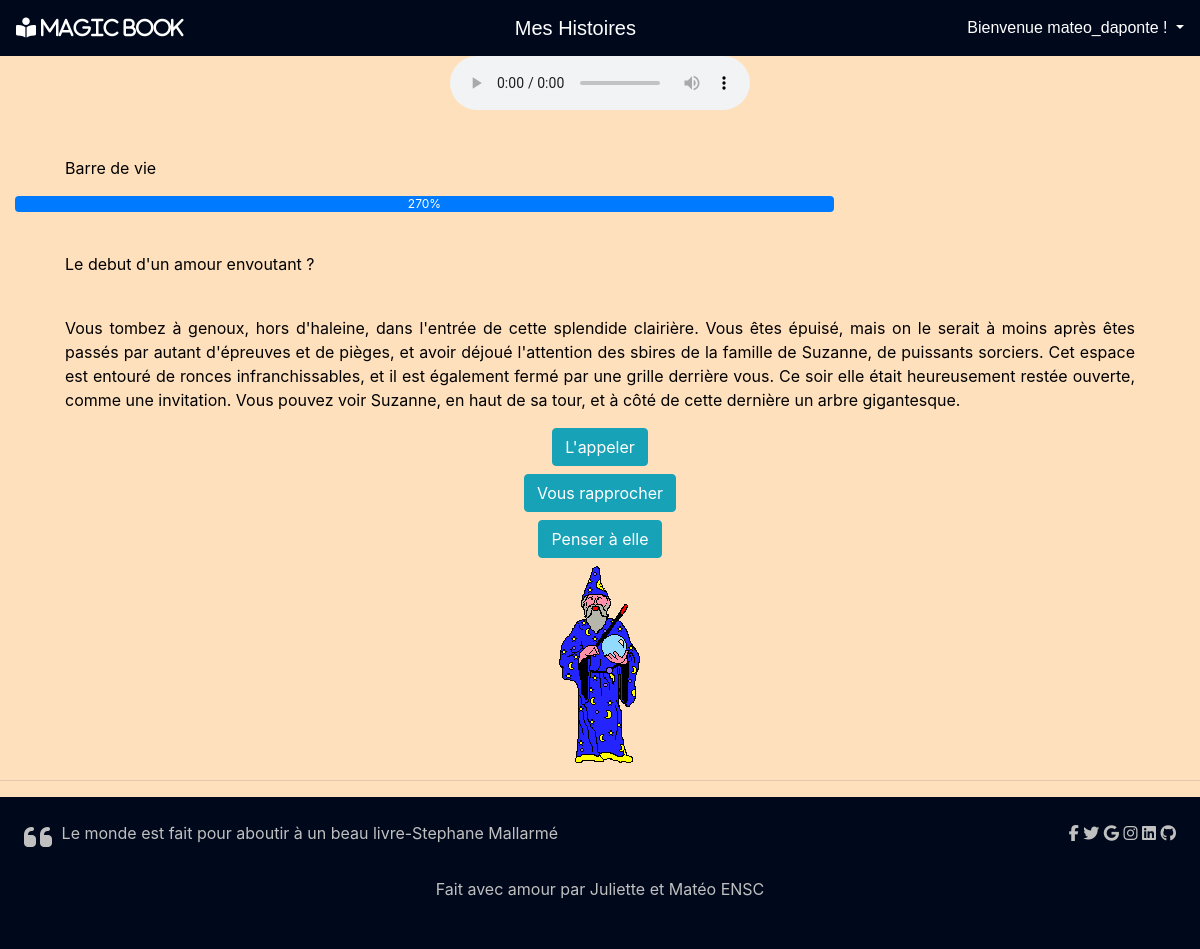
Screenshot of /histoire.php?Id=83&Theme=2&partie=70 (signed in) with the database file from the repository.
### tables this page shows
CREATE TABLE `paragraphe` (
  `Paragraphe_Type` int(50) NOT NULL,
  `Paragraphe_id` int(11) NOT NULL,
  `Paragraphe_Texte` text NOT NULL,
  `Paragraphe_titre` varchar(50) NOT NULL,
  `Histoire_id` int(11) NOT NULL,
  `PointDeVie` int(11) NOT NULL
);

CREATE TABLE `progression` (
  `Vie_debut` int(11) NOT NULL DEFAULT '100',
  `Vie_progression` int(11) NOT NULL,
  `Histoire_id` int(11) NOT NULL,
  `Paragraphe_id` int(11) NOT NULL,
  `Partie_id` int(11) NOT NULL,
  `Utilisateur_id` int(11) NOT NULL
);

CREATE TABLE `choix` (
  `Choix_id` int(11) NOT NULL,
  `Paragraphe_id` int(11) NOT NULL,
  `Envoi_id` int(11) NOT NULL,
  `Choix_texte` varchar(200) NOT NULL
);

### histoire.php (the view, shortened to what this page needs)
<!DOCTYPE HTML>
<html>
<?php require_once("includes/head.php"); ?>
<body>
<?php
include("includes/barreNavigation.php") ;
include("includes/startPDO.php");
if(isset($_GET['Hist'])){
  $req = $bdd->prepare("INSERT INTO `progression` (`Vie_debut`,`Vie_progression`,`Histoire_id`,`Paragraphe_id`, `Utilisateur_id`) VALUES (?,?,?,?,?)");
  $req -> execute(array(100,100, $_GET['Hist'],$_GET['Id'],$_SESSION['id']));
  $id_partie = $bdd -> lastInsertId();
  $firstpara = $_GET['Id'];
}
else if(isset($_GET['progress'])){
  $id_partie = $_GET['partie'];
  $firstpara = $_GET['Id'];
  $req = $bdd->prepare('UPDATE `progression` SET `Paragraphe_id`=? WHERE Partie_id=?');
  $req->execute(array($firstpara, $id_partie));
}
else{
  $firstpara=$_GET['Id'];
  $id_partie=$_GET['partie'];
}
  $req = $bdd->prepare('SELECT * FROM paragraphe WHERE Paragraphe_id=? ');
  $req->execute(array($firstpara));
  $result = $req -> fetch();
$id_hist = $result['Histoire_id'];
if($_GET['Theme']==1)
{
  echo "<body style='background-color: black'>";
?>
<div  id="horreur">
    <div class="col text-center">
      <i class="fa-solid fa-masks-theater"></i>
        <audio controls source src="audio/audio-horror.mp3" type="audio/mpeg">
        <p>If you can read this, your browser does not support the audio element.</p>
        </audio>
      <i class="fa-solid fa-masks-theater"></i>
 <?php
 $theme=$_GET['Theme'];
  $reponse2 = $bdd->prepare("SELECT * FROM paragraphe WHERE Paragraphe_id = ? ");
  $reponse2 -> execute(array($firstpara));
  while($donnees2=$reponse2->fetch()){
    if(($donnees2['Paragraphe_Type']!=2)&&($donnees2['Paragraphe_Type']!=1))
    {
    $r = $bdd->prepare("SELECT * FROM progression WHERE Partie_id = ? ");
    $r -> execute(array($id_partie));
    $res = $r -> fetch();
  ?>
  <p class=text-horreur> Barre de vie  </p>
  <div class="progress" style="width :70%">
     <div class="progress-bar bg-danger" role="progressbar" style="width: <?php echo $res['Vie_progression'] ?>%" aria-valuenow="<?php echo $res['Vie_progression'] ?>" aria-valuemin="0" aria-valuemax="100"><?php echo $res['Vie_progression'] ?>%</div>
  </div>
 <?php
     }
    else if($donnees2['Paragraphe_Type']==2)
    {
    ?>
    <p style="color:red">VOUS ETES MORTS <p>
    <object type="audio/mpeg" width="0" height="0" data="audio/mortfin.mp3">
    <param name="filename" value="audio/mortfin.mp3" />
    <param name="autostart" value="true" />
    <param name="loop" value="true" />
    </object>
    <img src=img/dead.png alt=png class="img-center" width="200px"/>
    <p class=text-horreur> Barre de vie  </p>
      <div class="progress" style="width : 70%">
        <div class="progress-bar bg-danger" role="progressbar" style="color: silver" style="width: <?php echo '0'?>%" aria-valuenow="<?php echo '0' ?>" aria-valuemin="0" aria-valuemax="100"><?php echo '0' ?>%</div>
          </div>
      <?php
        $requete = $bdd ->prepare("SELECT * FROM histoire WHERE Histoire_id=? ");
        $requete ->execute(array($id_hist));
        $result = $requete-> fetch();
        $NombreDefaite= $result['NombreDefaite'];
        $req = $bdd->prepare('UPDATE `histoire` SET `NombreDefaite`=? WHERE Histoire_id=?');
        $req->execute(array($NombreDefaite+1,$id_hist ));
      }
     else if($donnees2['Paragraphe_Type']==1)
      {
      ?>
      <p style="color: green"> VICTOIRE !<p>
      <object type="audio/mpeg" width="0" height="0" data="audio/succesfin.mp3">
      <param name="filename" value="audio/succesfin.mp3" />
      <param name="autostart" value="true" />
      <param name="loop" value="true" />
      </object>
      <img src=img/success.png alt=png class="img-center" width="200px"/>
      <p class=text-horreur> Barre de vie  </p>
      <div class="progress" style="width:70%">
         <div class="progress-bar bg-primary" style="width:100%" role="progressbar" aria-valuenow="100" aria-valuemin="0" aria-valuemax="100">100%</div>
      </div>
    <?php
     $requete = $bdd ->prepare("SELECT * FROM histoire WHERE Histoire_id=? ");
     $requete ->execute(array($id_hist));
     $result = $requete-> fetch();
     $NombreVictoire= $result['NombreVictoire'];
     $req = $bdd->prepare('UPDATE `histoire` SET `NombreVictoire`=? WHERE Histoire_id=?');
     $req->execute(array($NombreVictoire+1,$id_hist ));
      }
    ?>
    <?php
      }
    ?>
  <?php
  $reponse = $bdd->prepare("SELECT * FROM paragraphe WHERE Paragraphe_id = ? ");
  $reponse -> execute(array($firstpara));
  $result = $reponse -> fetch();
  echo"<p class=text-horreur> {$result['Paragraphe_titre']} </p>";
  echo "<p class=text-horreur> {$result['Paragraphe_Texte']} </p>";
  $reponse2 = $bdd->prepare("SELECT * FROM choix WHERE Paragraphe_id = ? ");
  $reponse2 -> execute(array($firstpara));
  while($donnees2 = $reponse2-> fetch())
  {
  echo "<a href ='histoire.php?Id={$donnees2['Envoi_id']}&Theme={$theme}&partie={$id_partie}&progress=true' class='btn btn-danger mb-2' role='button' aria-pressed='true'> {$donnees2['Choix_texte']} </a>";
  }
?>
<img src=gif/horreur.gif alt=gif/>
<?php
}
else if($_GET['Theme']==2)
{ echo "<body style='background-color: #ffe0bd'>";
    ?>
<div  id="magique">
    <div class="col text-center">
  <audio controls source src="audio/bellequi.ogg" type="audio/mpeg">
  </audio>
  <?php
  $theme=$_GET['Theme'];
  $reponse2 = $bdd->prepare("SELECT * FROM paragraphe WHERE Paragraphe_id = ? ");
  $reponse2 -> execute(array($firstpara));
  while($donnees2=$reponse2->fetch()){
  if(($donnees2['Paragraphe_Type']!=2)&&($donnees2['Paragraphe_Type']!=1))
  {
  $r = $bdd->prepare("SELECT * FROM progression WHERE Partie_id = ? ");
  $r -> execute(array($id_partie));
  $res = $r -> fetch();
  ?>
  <p class=text-horreur> Barre de vie  </p>
  <div class="progress" style="width :70%">
    <div class="progress-bar primary" role="progressbar" style="width: <?php echo $res['Vie_progression'] ?>%" aria-valuenow="<?php echo $res['Vie_progression'] ?>" aria-valuemin="0" aria-valuemax="100"><?php echo $res['Vie_progression'] ?>%</div>
  </div>
  <?php
  }
                ?>
 <?php
}
 ?>
 <?php
  $reponse = $bdd->prepare("SELECT * FROM paragraphe WHERE Paragraphe_id = ? ");
  $reponse -> execute(array($firstpara));
  $result = $reponse -> fetch();
  echo"<p class=text-magique> {$result['Paragraphe_titre']} </p>";
  echo "<p class=text-magique> {$result['Paragraphe_Texte']} </p>";
  $reponse2 = $bdd->prepare("SELECT * FROM choix WHERE Paragraphe_id = {$firstpara} ");
  $reponse2 -> execute();
  while($donnees2 = $reponse2-> fetch())
  {
  echo "<a href ='histoire.php?Id={$donnees2['Envoi_id']}&Theme={$theme}&partie={$id_partie}' class='btn btn-info mb-2' role='button' aria-pressed='true'> {$donnees2['Choix_texte']} </a>";
  echo "<br> " ;
  }
  ?>
 </div>
     </div>
          <div class="text-center">
              <img src=gif/magiciens010.gif alt=gif/>
          </div>
  <?php
}
  ?>
<?php include("includes/piedDePage.php"); ?>
</body>
</html>

### includes/head.php (shortened to what this page needs)
<head>
        <link rel="stylesheet" href="https://cdn.jsdelivr.net/npm/bootstrap@4.0.0/dist/css/bootstrap.min.css">
        <link rel="stylesheet" href="css/style.css">
</head>

### includes/barreNavigation.php (shortened to what this page needs)
<nav class="navbar navbar-custom ">
    <a class="navbar-brand" href="index.php">
    <i class="fa-solid fa-book-open-reader"> Magic Book</i>
    </a>
    <a class= "nav navbar-brand" href="mesHistoires.php">Mes Histoires</a>
    <ul class="navbar-nav">
        <li class="nav-item dropdown">
            <a class="nav-link dropdown-toggle" href="#" id="navbarDropdown" role="button" data-toggle="dropdown" aria-haspopup="true" aria-expanded="false">
            <?php
                if(isset($_SESSION["id"])){
                echo "Bienvenue ".$_SESSION["login"]." !" ;
                }
                else{ echo "Connection";}
            ?>
            </a>
        </li>
    </ul>
</nav>

### includes/piedDePage.php (shortened to what this page needs)
<hr class="coucou" style="color: silver">
<footer class="text-center text-lg-start bg-light text-muted" >
  <div class=" p-4" style="background-color: #00081c;">
  <div class=row>
    <div class="col text-left" style="color: silver">
        <i class="fa-solid fa-quote-left fa-2x fa-pull-left" style="color: silver" ></i>
            Le monde est fait pour aboutir à un beau livre-Stephane Mallarmé
    </div>
    <div class ="col text-right"style="color: silver" >
      <a href="" class="me-4 text-reset">
        <i class="fab fa-facebook-f" style="color: silver"></i>
      </a>
      <a href="" class="me-4 text-reset">
        <i class="fab fa-twitter"style="color: silver"></i>
      </a>
      <a href="" class="me-4 text-reset">
        <i class="fab fa-google"style="color: silver"></i>
      </a>
      <a href="" class="me-4 text-reset">
        <i class="fab fa-instagram"style="color: silver"></i>
      </a>
      <a href="" class="me-4 text-reset">
        <i class="fab fa-linkedin"style="color: silver"></i>
      </a>
      <a href="" class="me-4 text-reset">
        <i class="fab fa-github"style="color: silver"></i>
      </a>
    </div>
</div>
    <div class="text-center p-4" style="color : silver">
    Fait avec amour par Juliette et Matéo
    <a class="text-reset fw-bold" href="https://www.ensc.fr" style="color: silver">ENSC</a>
  </div>
</div>
</footer>

### css/style.css (style rules this page uses)
.nav.navbar-brand { font-family: 'Franklin Gothic Medium', 'Arial Narrow', Arial, sans-serif; color: white; }
.fa-solid.fa-book-open-reader { color:white; }
.navbar.navbar-custom { color: #023047; background-color: #00081c; }
.nav-link.dropdown-toggle { font-family: 'Franklin Gothic Medium', 'Arial Narrow', Arial, sans-serif; color: white; }
#magique { color: black; }
.text-magique { margin-top: 40px; margin-left: 50px; margin-right:50px; text-align: justify; }
.text-horreur { margin-top: 40px; margin-left: 50px; margin-right:50px; text-align: justify; }
.nav-item.dropdown { display: block; float: right; }
.row { height: 100%; }

### rows the page displays
paragraphe: progression.Vie_progression "270", Paragraphe_titre "Le debut d'un amour envoutant ?", Paragraphe_Texte "Vous tombez à genoux, hors d'haleine, dans l'entrée de cette splendide clairière. Vous êtes épuisé, mais on le serait à moins après êtes passés par autant d'épreuves et de pièges, et avoir déjoué l'attention des sbires de la famille de Suzanne, de puissants sorciers. Cet espace est entouré de ronces infranchissables, et il est également fermé par une grille derrière vous. Ce soir elle était heureusement restée ouverte, comme une invitation. Vous pouvez voir Suzanne, en haut de sa tour, et à côté de cette dernière un arbre gigantesque."
choix: Choix_texte "L'appeler"
choix: Choix_texte "Vous rapprocher"
choix: Choix_texte "Penser à elle"

### other values shown
$_SESSION["login"] "mateo_daponte"
